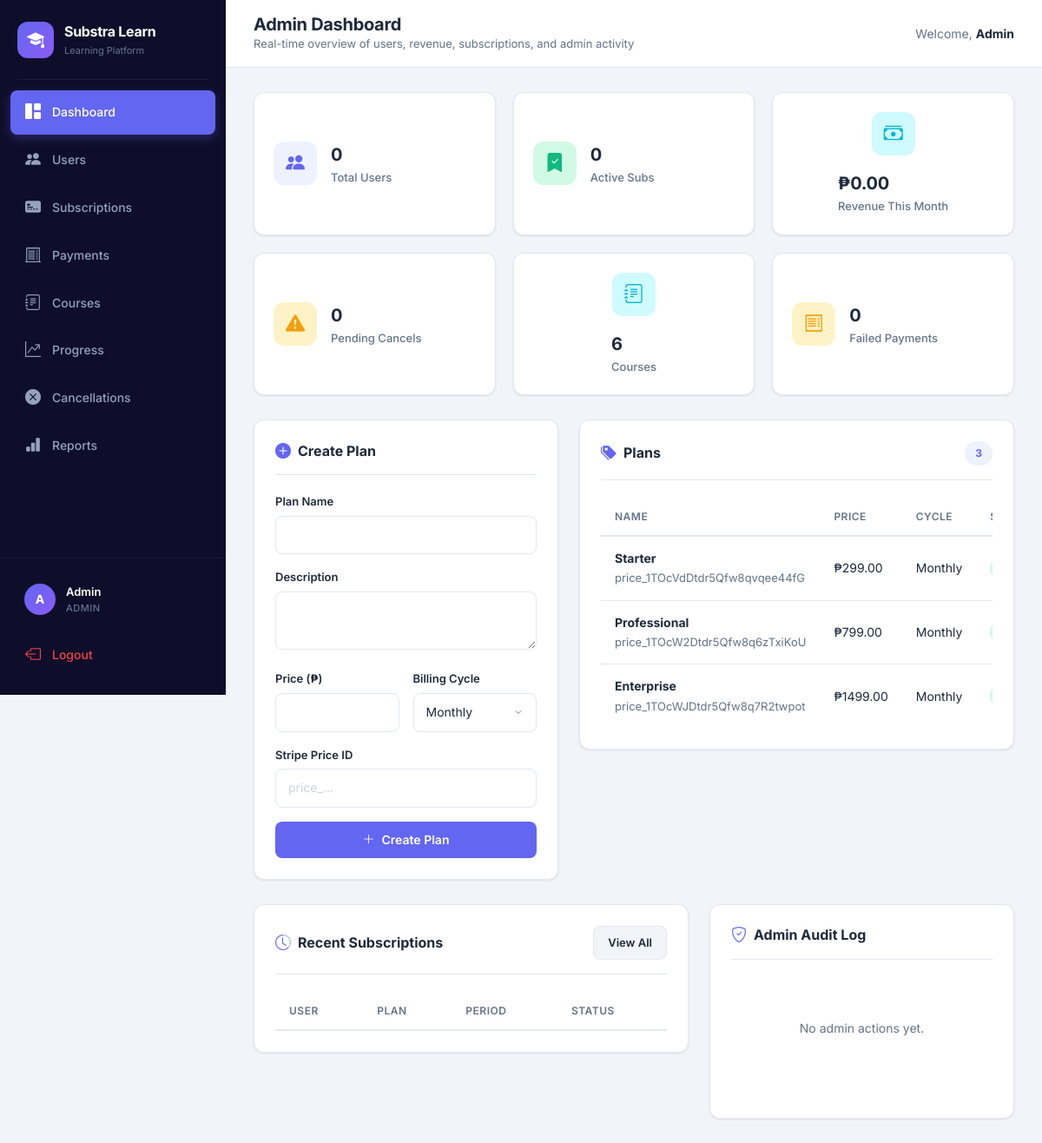
The page /admin (signed in) on the database its author committed.
### tables this page shows
CREATE TABLE plans (
    id INTEGER PRIMARY KEY AUTOINCREMENT,
    name TEXT NOT NULL,
    description TEXT DEFAULT '',
    price REAL NOT NULL,
    billing_cycle TEXT NOT NULL,
    stripe_price_id TEXT DEFAULT '',
    status TEXT DEFAULT 'active',
    created_at TEXT DEFAULT (datetime('now'))
);

### app.py (the view)
@app.route("/admin")
@admin_required
def admin():
    auto_expire()
    conn = get_db()
    total_users = conn.execute("SELECT COUNT(*) FROM users WHERE role='user'").fetchone()[0]
    active_subs = conn.execute("SELECT COUNT(*) FROM subscriptions WHERE status='active'").fetchone()[0]
    pending_cancellations = conn.execute("SELECT COUNT(*) FROM cancellation_requests WHERE status='pending'").fetchone()[0]
    total_courses = conn.execute("SELECT COUNT(*) FROM courses").fetchone()[0]
    failed_payments = conn.execute("SELECT COUNT(*) FROM payments WHERE status='failed'").fetchone()[0]
    revenue = conn.execute(
        "SELECT COALESCE(SUM(amount), 0) FROM payments WHERE status='paid' AND paid_at >= date('now', 'start of month')"
    ).fetchone()[0]
    recent_subs = conn.execute(
        """
        SELECT s.id, u.name as user_name, p.name as plan_name, s.status, s.start_date, s.end_date
        FROM subscriptions s
        JOIN users u ON s.user_id = u.id
        JOIN plans p ON s.plan_id = p.id
        ORDER BY s.id DESC LIMIT 10
        """
    ).fetchall()
    plans = conn.execute("SELECT * FROM plans ORDER BY price").fetchall()
    recent_logs = conn.execute(
        """
        SELECT l.*, u.name as admin_name
        FROM admin_audit_logs l
        JOIN users u ON l.admin_id = u.id
        ORDER BY l.id DESC LIMIT 8
        """
    ).fetchall()
    conn.close()
    return render_template(
        "admin.html",
        total_users=total_users,
        active_subs=active_subs,
        pending_cancellations=pending_cancellations,
        total_courses=total_courses,
        failed_payments=failed_payments,
        revenue=revenue,
        recent_subs=recent_subs,
        plans=plans,
        recent_logs=recent_logs,
    )

### app.py (called while the page is built, shortened)
def get_db():
    db_path = os.getenv("DATABASE_PATH", "database.db")
    conn = sqlite3.connect(db_path, timeout=10)
    conn.row_factory = sqlite3.Row
    conn.execute("PRAGMA journal_mode=WAL")
    conn.execute("PRAGMA busy_timeout=10000")
    return conn

def get_csrf_token():
    if "_csrf_token" not in session:
        session["_csrf_token"] = secrets.token_urlsafe(32)
    return session["_csrf_token"]

@app.context_processor
def inject_helpers():
    def csrf_field():
        return Markup(f'<input type="hidden" name="csrf_token" value="{escape(get_csrf_token())}">')
    return {"csrf_token": get_csrf_token, "csrf_field": csrf_field}

@app.before_request
def protect_posts():
    if request.method != "POST":
        return

def admin_required(func):
    @wraps(func)
    def wrapper(*args, **kwargs):
        if "user_id" not in session or session.get("role") != "admin":
            flash("Access denied", "danger")
            return redirect("/login")
        return func(*args, **kwargs)
    return wrapper

@app.before_request
def refresh_admin_badges():
    if session.get("role") == "admin":
        conn = get_db()
        pending = conn.execute("SELECT COUNT(*) FROM cancellation_requests WHERE status='pending'").fetchone()[0]
        failed = conn.execute("SELECT COUNT(*) FROM payments WHERE status='failed'").fetchone()[0]
        conn.close()
        session["pending_count"] = pending
        session["failed_payment_count"] = failed

def auto_expire():
    conn = get_db()
    conn.execute(
        """
        UPDATE subscriptions
        SET status='expired'
        WHERE end_date < date('now') AND status='active'
        """
    )
    conn.commit()
    conn.close()

### templates/admin.html (shortened to what this page needs)
{% extends "base.html" %}
{% block page_title %}Admin Dashboard{% endblock %}
{% block page_subtitle %}Real-time overview of users, revenue, subscriptions, and admin activity{% endblock %}
{% block content %}
<div class="stats-grid">
  <div class="stat-card stat-primary"><div class="stat-icon"><i class="bi bi-people-fill"></i></div><div class="stat-info"><span class="stat-value">{{ total_users }}</span><span class="stat-label">Total Users</span></div></div>
  <div class="stat-card stat-success"><div class="stat-icon"><i class="bi bi-bookmark-check-fill"></i></div><div class="stat-info"><span class="stat-value">{{ active_subs }}</span><span class="stat-label">Active Subs</span></div></div>
  <div class="stat-card stat-info"><div class="stat-icon"><i class="bi bi-cash-stack"></i></div><div class="stat-info"><span class="stat-value">₱{{ "%.2f"|format(revenue) }}</span><span class="stat-label">Revenue This Month</span></div></div>
  <div class="stat-card stat-warning"><div class="stat-icon"><i class="bi bi-exclamation-triangle-fill"></i></div><div class="stat-info"><span class="stat-value">{{ pending_cancellations }}</span><span class="stat-label">Pending Cancels</span></div></div>
  <div class="stat-card stat-info"><div class="stat-icon"><i class="bi bi-journal-text"></i></div><div class="stat-info"><span class="stat-value">{{ total_courses }}</span><span class="stat-label">Courses</span></div></div>
  <div class="stat-card stat-warning"><div class="stat-icon"><i class="bi bi-receipt"></i></div><div class="stat-info"><span class="stat-value">{{ failed_payments }}</span><span class="stat-label">Failed Payments</span></div></div>
</div>
<div class="row g-4">
  <div class="col-lg-5"><div class="content-card"><div class="card-header-custom"><h2 class="card-title"><i class="bi bi-plus-circle-fill"></i> Create Plan</h2></div>
    <form method="POST" action="/admin/create_plan">{{ csrf_field()|safe }}
      <div class="form-group"><label class="form-label">Plan Name</label><input name="name" class="form-input" required></div>
      <div class="form-group"><label class="form-label">Description</label><textarea name="description" class="form-input" rows="2"></textarea></div>
      <div class="form-row"><div class="form-group"><label class="form-label">Price (₱)</label><input name="price" type="number" step="0.01" class="form-input" required></div><div class="form-group"><label class="form-label">Billing Cycle</label><select name="billing_cycle" class="form-input"><option>Monthly</option><option>Quarterly</option><option>Yearly</option></select></div></div>
      <div class="form-group"><label class="form-label">Stripe Price ID</label><input name="stripe_price_id" class="form-input" placeholder="price_..."></div>
      <button class="btn-custom btn-primary-custom w-100"><i class="bi bi-plus-lg"></i> Create Plan</button>
    </form></div></div>
  <div class="col-lg-7"><div class="content-card"><div class="card-header-custom"><h2 class="card-title"><i class="bi bi-tags-fill"></i> Plans</h2><span class="badge-count">{{ plans|length }}</span></div>
    <div class="table-wrapper"><table class="table-custom"><thead><tr><th>Name</th><th>Price</th><th>Cycle</th><th></th></tr></thead><tbody>{% for p in plans %}<tr><td><strong>{{ p['name'] }}</strong><br><span class="text-muted-custom">{{ p['stripe_price_id'] or 'No Stripe price' }}</span></td><td>₱{{ "%.2f"|format(p['price']) }}</td><td>{{ p['billing_cycle'] }}</td><td><span class="badge-status {{ 'badge-active' if p['status']=='active' else 'badge-expired' }}"></span></td></tr>{% endfor %}</tbody></table></div>
  </div></div>
</div>
<div class="row g-4 mt-1">
  <div class="col-lg-7"><div class="content-card"><div class="card-header-custom"><h2 class="card-title"><i class="bi bi-clock-history"></i> Recent Subscriptions</h2><a href="/admin/subscriptions" class="btn-custom btn-secondary-custom btn-sm">View All</a></div><div class="table-wrapper"><table class="table-custom"><thead><tr><th>User</th><th>Plan</th><th>Period</th><th>Status</th></tr></thead></table></div></div></div>
  <div class="col-lg-5"><div class="content-card"><div class="card-header-custom"><h2 class="card-title"><i class="bi bi-shield-check"></i> Admin Audit Log</h2></div>{% if recent_logs %}<div class="lesson-list">{% for log in recent_logs %}<div class="lesson-row"><div class="lesson-number"><i class="bi bi-check2"></i></div><div class="lesson-info"><strong>{{ log['action']|title }}</strong><span>{{ log['admin_name'] }} · {{ log['target_type'] or 'system' }} #{{ log['target_id'] or '' }} · {{ log['created_at'] }}</span></div></div>{% endfor %}</div>{% else %}<div class="empty-state"><p>No admin actions yet.</p></div>{% endif %}</div></div>
</div>
{% endblock %}

### rows shown on the page
plans: name "Starter", stripe_price "price_1TOcVdDtdr5Qfw8qvqee44fG", price "299.00", billing_cycle "Monthly"
plans: name "Professional", stripe_price "price_1TOcW2Dtdr5Qfw8q6zTxiKoU", price "799.00", billing_cycle "Monthly"
plans: name "Enterprise", stripe_price "price_1TOcWJDtdr5Qfw8q7R2twpot", price "1499.00", billing_cycle "Monthly"

### other values the page prints
{{ session.get('user_name', 'U')[0]|upper }} "A"
{{ session.get('user_name') }} "Admin"
{{ session.get('role')|upper }} "ADMIN"
{{ total_users }} "0"
{{ active_subs }} "0"
{{ "%.2f"|format(revenue) }} "0.00"
{{ pending_cancellations }} "0"
{{ total_courses }} "6"
{{ failed_payments }} "0"
{{ plans|length }} "3"
